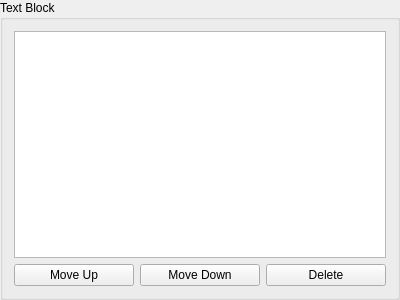
<?xml version="1.0" encoding="UTF-8"?>
<ui version="4.0">
 <class>wally::qtfront::question_view_sub::TextBlockMimic</class>
 <widget class="QGroupBox" name="wally::qtfront::question_view_sub::TextBlockMimic">
  <property name="geometry">
   <rect>
    <x>0</x>
    <y>0</y>
    <width>400</width>
    <height>300</height>
   </rect>
  </property>
  <property name="windowTitle">
   <string>GroupBox</string>
  </property>
  <property name="title">
   <string>Text Block</string>
  </property>
  <layout class="QVBoxLayout" name="verticalLayout">
   <item>
    <widget class="TextBlockTextEdit" name="textEdit"/>
   </item>
   <item>
    <layout class="QHBoxLayout" name="horizontalLayout">
     <item>
      <widget class="QPushButton" name="btn_moveUp">
       <property name="text">
        <string>Move Up</string>
       </property>
      </widget>
     </item>
     <item>
      <widget class="QPushButton" name="btn_moveDown">
       <property name="text">
        <string>Move Down</string>
       </property>
      </widget>
     </item>
     <item>
      <widget class="QPushButton" name="btn_delete">
       <property name="text">
        <string>Delete</string>
       </property>
      </widget>
     </item>
    </layout>
   </item>
  </layout>
 </widget>
 <customwidgets>
  <customwidget>
   <class>TextBlockTextEdit</class>
   <extends>QPlainTextEdit</extends>
   <header>qtfront/question_view_sub/text_block_mimic.h</header>
  </customwidget>
 </customwidgets>
 <resources/>
 <connections/>
</ui>
